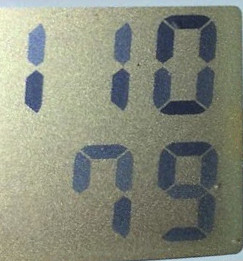
#> input picture example.jpg, 243 x 261 px
$ python thresh.py
#> lines starting #> are read from the running program, lines starting #| are printed output that depends on the picture; after the words box and inside, x2 and y2 are one past the last pixel; in counts of white or black regions, pixels touching at a corner belong together
from imutils.perspective import four_point_transform
from imutils import contours
import imutils
import cv2
from matplotlib import pyplot as plt
import numpy as np

DIGITS_LOOKUP = DIGITS_LOOKUP = {
    (1, 1, 1, 0, 1, 1, 1): 0,
    (0, 0, 1, 0, 0, 1, 0): 1,
    (1, 0, 1, 1, 1, 1, 0): 2,
    (1, 0, 1, 1, 0, 1, 1): 3,
    (0, 1, 1, 1, 0, 1, 0): 4,
    (1, 1, 0, 1, 0, 1, 1): 5,
    (1, 1, 0, 1, 1, 1, 1): 6,
    (1, 0, 1, 0, 0, 1, 0): 7,
    (1, 1, 1, 1, 1, 1, 1): 8,
    (1, 1, 1, 1, 0, 1, 1): 9
}

# load image
image = cv2.imread("example.jpg")
#> image is the input picture: shape (261, 243, 3); mean B, G, R 123.9, 139, 134.9

# pre-process
image = imutils.resize(image, height=500)
#> image: shape (500, 465, 3)
gray = cv2.cvtColor(image, cv2.COLOR_BGR2GRAY)
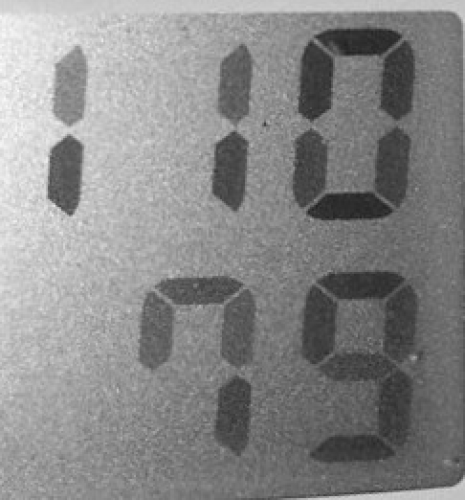
#> gray: shape (500, 465); min 33, max 250, mean 136

blurred = cv2.blur(gray, (5, 5))
cv2.imwrite("blurred.jpg", blurred)

# https://www.pyimagesearch.com/2017/02/13/recognizing-digits-with-opencv-and-python/

thresh = cv2.threshold(blurred, 0, 255, cv2.THRESH_BINARY_INV | cv2.THRESH_OTSU)[1]
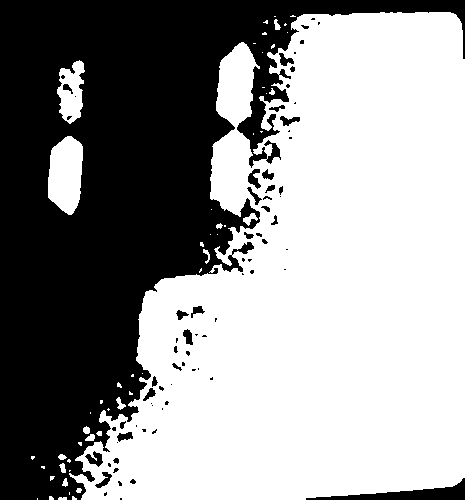
#> thresh: shape (500, 465); 58.4% white; 75 black regions (45 under 20 px), largest, box (x1, y1, x2, y2) and area: (0, 0, 465, 500) 93349, (306, 478, 465, 500) 1254, (85, 451, 103, 467) 149
cv2.imwrite("thresh.jpg", thresh)
